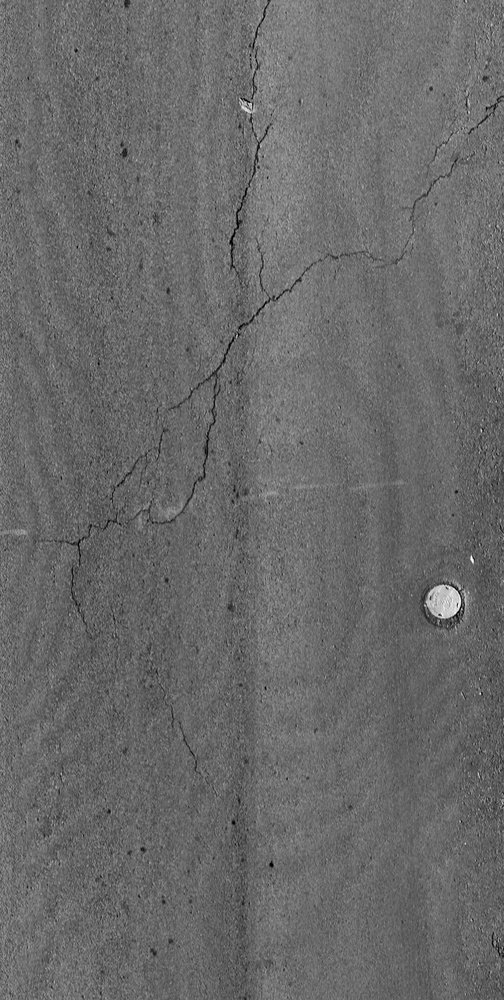
#> input picture data/road_image/0 (1).JPG, 504 x 1000 px, shrunk from 1014 x 2011 before the run, found by its file name
$ jupyter execute --allow-errors crop_images.ipynb
#> lines starting #> are read from the running program, lines starting #| are printed output that depends on the picture
#### Crop the road top down view images ($1014 * 2011$) into $256 * 256$ sizes.

[cell 1]
from PIL import Image
import random

im=Image.open("C:/Users/tjzha/OneDrive/Documents/GitHub/GAN/data/road_image/0 (1).JPG")
#> im is the input picture: PIL image 504x1000 L; min 0, max 255, mean 105.4

[cell 2]
im

[cell 3]
m,n=im.size
#> m = 504; n = 1000
w=256
h=256

for i in range(20):
    x = random.randint(0,m-w)
    y = random.randint(0,n-h)
    region = im.crop((x,y,x+w,y+h))
    region.save("C:/Users/tjzha/OneDrive/Documents/GitHub/GAN/data/road_image/crop_image/"+str(i)+".jpg")
#> this loop made 20 passes
#> pass 1, `region = im.crop((x,y,x+w,y+h))`:
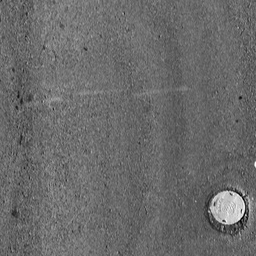
#> region: PIL image 256x256 L; min 0, max 255, mean 106.1
#> pass 2, `region = im.crop((x,y,x+w,y+h))`:
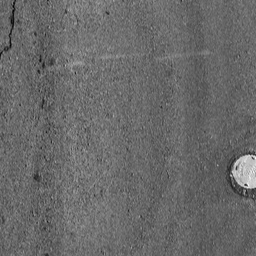
#> region: PIL image 256x256 L; min 2, max 247, mean 105
#> pass 3, `region = im.crop((x,y,x+w,y+h))`:
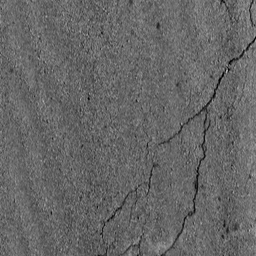
#> region: PIL image 256x256 L; min 0, max 185, mean 102.3
#> after the loop:
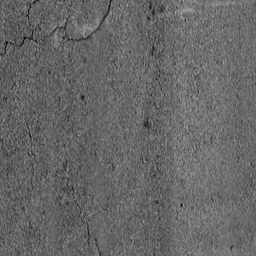
#> region: PIL image 256x256 L; min 0, max 185, mean 102.4

process a lot of images.

[cell 4]
import os

file_root = "C:/Users/tjzha/OneDrive/Documents/GitHub/GAN/data/road_image"
file_list = os.listdir(file_root)
print(file_list)

w=256
h=256
save_out = "C:/Users/tjzha/OneDrive/Documents/GitHub/GAN/data/road_crop_image/"
for img_name in file_list:
    img_path = file_root+'/'+img_name
    im=Image.open(img_path)
    m,n=im.size
    for i in range(20):
        x = random.randint(0,m-w)
        y = random.randint(0,n-h)
        region = im.crop((x,y,x+w,y+h))
        region.save(save_out+str(img_name[:-4])+'-'+str(i)+".jpg")
#> this loop made 20 passes
#> pass 1, `region = im.crop((x,y,x+w,y+h))`:
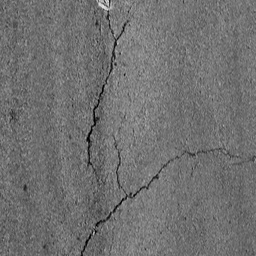
#> region: PIL image 256x256 L; min 0, max 228, mean 112.5
#> pass 2, `region = im.crop((x,y,x+w,y+h))`:
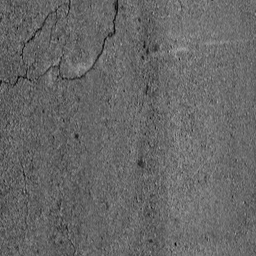
#> region: PIL image 256x256 L; min 0, max 185, mean 102.7
#> pass 3, `region = im.crop((x,y,x+w,y+h))`:
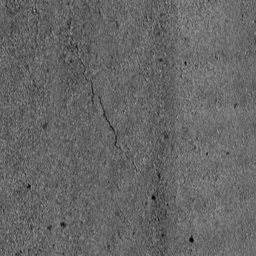
#> region: PIL image 256x256 L; min 0, max 165, mean 101.9
#> after the loop:
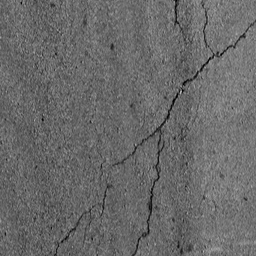
#> region: PIL image 256x256 L; min 0, max 185, mean 105.4
#> pass 2 of the loop `for img_name in file_list:`:
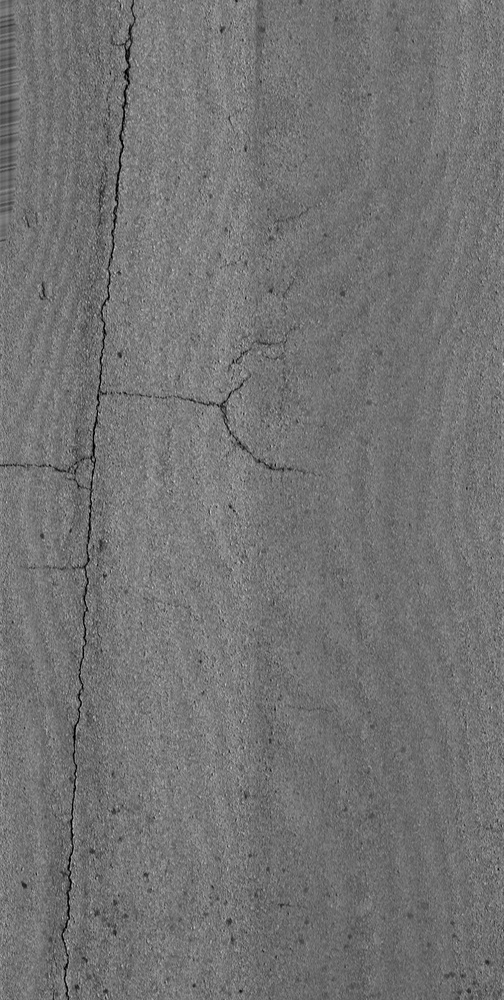
#> input picture data/road_image/0 (10).JPG, 504 x 1000 px, shrunk from 1014 x 2011 before the run, found by its file name
#> im is the input picture: PIL image 504x1000 L; min 0, max 218, mean 115
#> the loop `for i in range(20):` made 20 passes
#> pass 1, `region = im.crop((x,y,x+w,y+h))`:
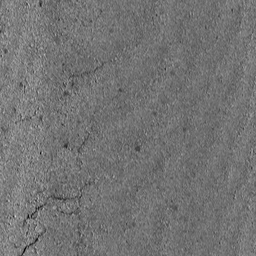
#> region: PIL image 256x256 L; min 0, max 218, mean 115
#> after the loop `for i in range(20):`:
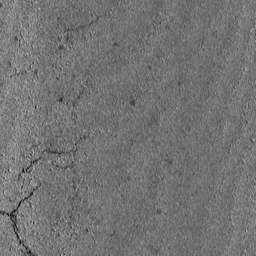
#> region: PIL image 256x256 L; min 0, max 218, mean 114.7
#> pass 3 of the loop `for img_name in file_list:`:
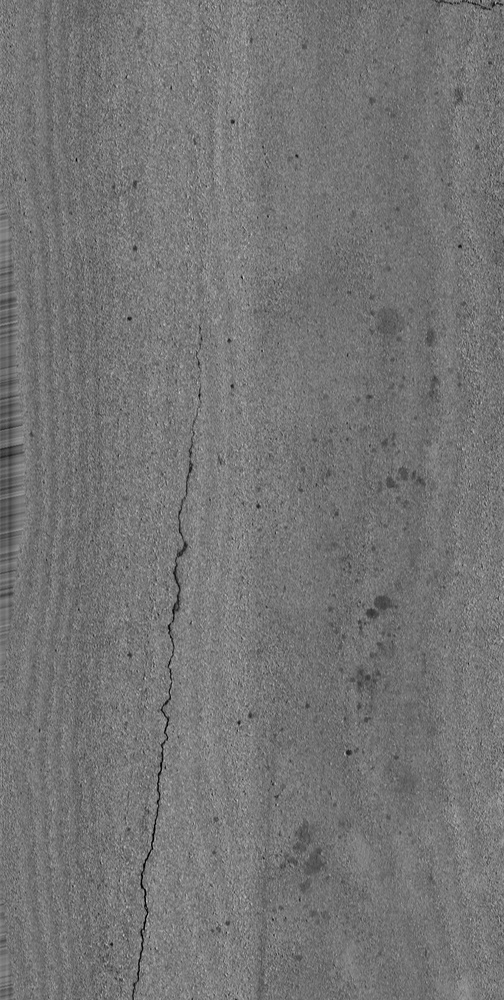
#> input picture data/road_image/0 (11).JPG, 504 x 1000 px, shrunk from 1014 x 2011 before the run, found by its file name
#> im is the input picture: PIL image 504x1000 L; min 0, max 204, mean 116.7
#> the loop `for i in range(20):` made 20 passes
#> pass 1, `region = im.crop((x,y,x+w,y+h))`:
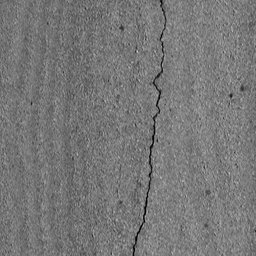
#> region: PIL image 256x256 L; min 0, max 204, mean 119.3
#> after the loop `for i in range(20):`:
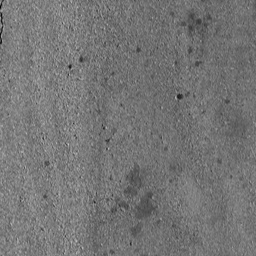
#> region: PIL image 256x256 L; min 4, max 200, mean 116.7
